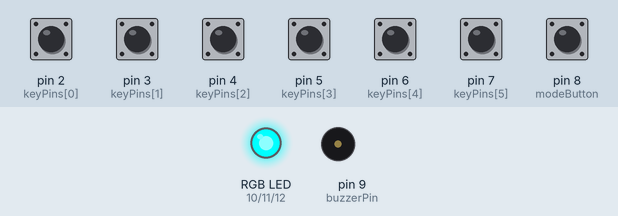
A sketch run on a simulated Arduino Uno, built with avr-gcc and run on an emulated ATmega328P. Shown: an RGB LED mixed from three pins (HIGH = lit), buzzer (waves = sounding). The inputs (shaded band) are chosen by the test bench; at power-on: pin 2 (keyPins[0]), pin 3 (keyPins[1]), pin 4 (keyPins[2]), pin 5 (keyPins[3]), pin 6 (keyPins[4]), pin 7 (keyPins[5]), pin 8 (modeButton) HIGH.

Above: at 1.2 s.
1.3 s: pin 2 (keyPins[0]) pulled LOW for 0.15 s
At 1.37 s:
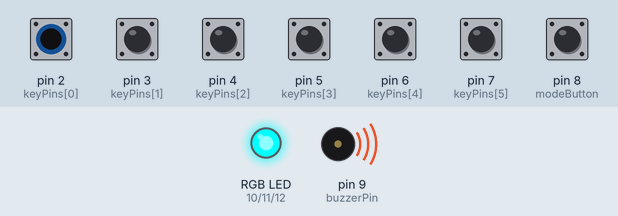
2.9 s: pin 8 (modeButton) pulled LOW for 0.15 s
At 3.4 s:
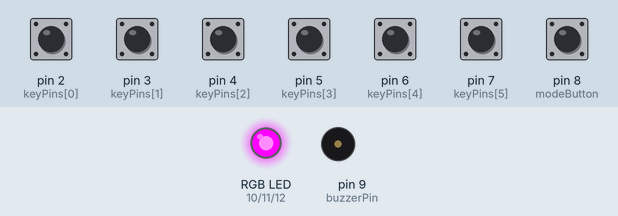
4.5 s: pin 3 (keyPins[1]) pulled LOW for 0.15 s
At 4.57 s:
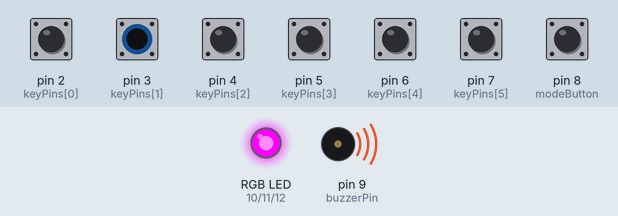
6.1 s: pin 8 (modeButton) pulled LOW for 1 s
At 7.1 s:
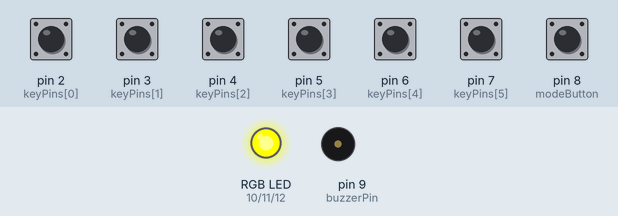
8.6 s: pin 4 (keyPins[2]) pulled LOW for 0.15 s
At 8.67 s:
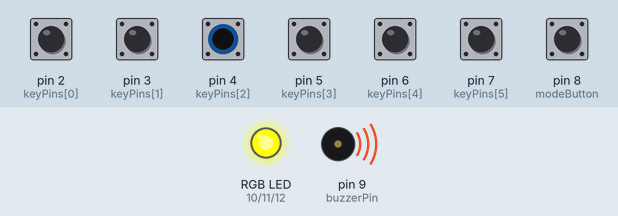
Timing chart, 0 to 11.2 s (numbered marks = the images above; inputs shaded):
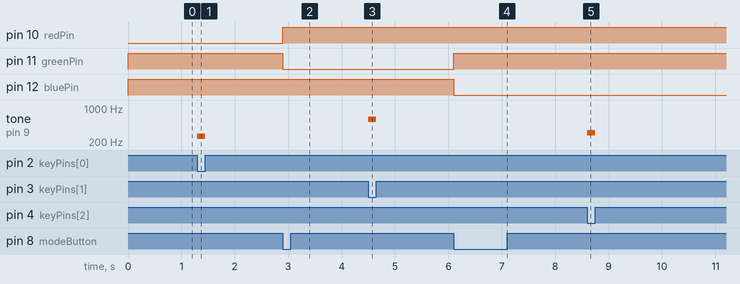

Measured:
- after the input at 1.3 s, tone on pin 9 (buzzerPin): silent → 262 Hz at once, → silent 0.15 s later
- after the input at 2.9 s, pin 10 (redPin): LOW → HIGH at once; pin 11 (greenPin): HIGH → LOW at once
- after the input at 4.5 s, tone on pin 9 (buzzerPin): silent → 587 Hz at once, → silent 0.15 s later
- after the input at 6.1 s, pin 11 (greenPin): LOW → HIGH at once; pin 12 (bluePin): HIGH → LOW at once
- after the input at 8.6 s, tone on pin 9 (buzzerPin): silent → 311 Hz at once, → silent 0.15 s later

The sketch:

multi_mode_piano.ino
```cpp
// -------- PIN SETUP --------
const int keyPins[6] = {2, 3, 4, 5, 6, 7};
const int modeButton = 8;
const int buzzerPin = 9;

const int redPin = 10;
const int greenPin = 11;
const int bluePin = 12;

// -------- MODE --------
int currentSet = 0;
bool lastModeState = HIGH;

// -------- TONE SETS --------
int tones[3][6] = {
  {262, 294, 330, 349, 392, 440},  // Set 0
  {523, 587, 659, 698, 784, 880},  // Set 1
  {262, 294, 311, 349, 392, 415}   // Set 2
};

void setup() {

  // Buttons
  for (int i = 0; i < 6; i++) {
    pinMode(keyPins[i], INPUT_PULLUP);
  }

  pinMode(modeButton, INPUT_PULLUP);

  // RGB
  pinMode(redPin, OUTPUT);
  pinMode(greenPin, OUTPUT);
  pinMode(bluePin, OUTPUT);

  updateLED();
}

void loop() {

  // ---- MODE SWITCH ----
  bool modeState = digitalRead(modeButton);

  if (modeState == LOW && lastModeState == HIGH) {
    currentSet++;
    if (currentSet > 2) currentSet = 0;
    updateLED();
    delay(200); // simple debounce
  }

  lastModeState = modeState;

  // ---- KEY CHECK ----
  for (int i = 0; i < 6; i++) {
    if (digitalRead(keyPins[i]) == LOW) {
      tone(buzzerPin, tones[currentSet][i]);
      return;
    }
  }

  noTone(buzzerPin);
}

// -------- LED FUNCTION --------
void updateLED() {

  // Turn everything OFF first (HIGH = OFF for common anode)
  digitalWrite(redPin, HIGH);
  digitalWrite(greenPin, HIGH);
  digitalWrite(bluePin, HIGH);

  if (currentSet == 0) {
    digitalWrite(redPin, LOW);   // Red ON
  }
  else if (currentSet == 1) {
    digitalWrite(greenPin, LOW); // Green ON
  }
  else {
    digitalWrite(bluePin, LOW);  // Blue ON
  }
}
```
